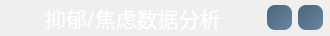
       <widget class="QFrame" name="frame_top_2">
        <property name="sizePolicy">
         <sizepolicy hsizetype="Preferred" vsizetype="Fixed">
          <horstretch>0</horstretch>
          <verstretch>0</verstretch>
         </sizepolicy>
        </property>
        <property name="minimumSize">
         <size>
          <width>0</width>
          <height>36</height>
         </size>
        </property>
        <property name="maximumSize">
         <size>
          <width>16777215</width>
          <height>36</height>
         </size>
        </property>
        <property name="sizeIncrement">
         <size>
          <width>0</width>
          <height>36</height>
         </size>
        </property>
        <property name="baseSize">
         <size>
          <width>0</width>
          <height>36</height>
         </size>
        </property>
        <property name="mouseTracking">
         <bool>false</bool>
        </property>
        <property name="frameShape">
         <enum>QFrame::NoFrame</enum>
        </property>
        <property name="frameShadow">
         <enum>QFrame::Plain</enum>
        </property>
        <layout class="QHBoxLayout" name="horizontalLayout_46">
         <property name="spacing">
          <number>6</number>
         </property>
         <property name="leftMargin">
          <number>30</number>
         </property>
         <property name="topMargin">
          <number>0</number>
         </property>
         <property name="rightMargin">
          <number>0</number>
         </property>
         <property name="bottomMargin">
          <number>0</number>
         </property>
         <item>
          <spacer name="horizontalSpacer_30">
           <property name="orientation">
            <enum>Qt::Horizontal</enum>
           </property>
           <property name="sizeType">
            <enum>QSizePolicy::Expanding</enum>
           </property>
           <property name="sizeHint" stdset="0">
            <size>
             <width>15</width>
             <height>20</height>
            </size>
           </property>
          </spacer>
         </item>
         <item>
          <widget class="QLabel" name="label_12">
           <property name="minimumSize">
            <size>
             <width>32</width>
             <height>36</height>
            </size>
           </property>
           <property name="maximumSize">
            <size>
             <width>300</width>
             <height>36</height>
            </size>
           </property>
           <property name="font">
            <font>
             <family>思源黑体 CN Bold</family>
             <pointsize>16</pointsize>
             <weight>9</weight>
             <italic>false</italic>
             <bold>false</bold>
            </font>
           </property>
           <property name="styleSheet">
            <string notr="true">color: rgb(255, 255, 255);
font: 75 16pt &quot;思源黑体 CN Bold&quot;;</string>
           </property>
           <property name="text">
            <string>抑郁/焦虑数据分析</string>
           </property>
           <property name="alignment">
            <set>Qt::AlignLeading|Qt::AlignLeft|Qt::AlignVCenter</set>
           </property>
          </widget>
         </item>
         <item>
          <spacer name="horizontalSpacer_31">
           <property name="orientation">
            <enum>Qt::Horizontal</enum>
           </property>
           <property name="sizeHint" stdset="0">
            <size>
             <width>40</width>
             <height>20</height>
            </size>
           </property>
          </spacer>
         </item>
         <item>
          <widget class="QPushButton" name="pbhide_6">
           <property name="minimumSize">
            <size>
             <width>25</width>
             <height>25</height>
            </size>
           </property>
           <property name="maximumSize">
            <size>
             <width>25</width>
             <height>25</height>
            </size>
           </property>
           <property name="mouseTracking">
            <bool>false</bool>
           </property>
           <property name="styleSheet">
            <string notr="true">QPushButton {
	background-color: qlineargradient(spread:pad, x1:0, y1:0, x2:0.988827, y2:0.982955, stop:0 rgba(75, 100, 120, 255), stop:1 rgba(104, 135, 163, 255));
	border-radius: 8px;  
}
QPushButton:hover {
   background: rgb(196,43,28);
}</string>
           </property>
           <property name="text">
            <string/>
           </property>
           <property name="icon">
            <iconset resource="../db_master.qrc">
             <normaloff>:/icon/res/最小化.png</normaloff>:/icon/res/最小化.png</iconset>
           </property>
           <property name="iconSize">
            <size>
             <width>20</width>
             <height>20</height>
            </size>
           </property>
          </widget>
         </item>
         <item>
          <widget class="QPushButton" name="pbClose_5">
           <property name="sizePolicy">
            <sizepolicy hsizetype="Fixed" vsizetype="Fixed">
             <horstretch>0</horstretch>
             <verstretch>0</verstretch>
            </sizepolicy>
           </property>
           <property name="minimumSize">
            <size>
             <width>25</width>
             <height>25</height>
            </size>
           </property>
           <property name="maximumSize">
            <size>
             <width>25</width>
             <height>25</height>
            </size>
           </property>
           <property name="mouseTracking">
            <bool>true</bool>
           </property>
           <property name="styleSheet">
            <string notr="true">QPushButton {
	background-color: qlineargradient(spread:pad, x1:0, y1:0, x2:0.988827, y2:0.982955, stop:0 rgba(75, 100, 120, 255), stop:1 rgba(104, 135, 163, 255));
	border-radius: 8px;  
}
QPushButton:hover {
   background: rgb(196,43,28);
}</string>
           </property>
           <property name="text">
            <string/>
           </property>
           <property name="icon">
            <iconset resource="../db_master.qrc">
             <normaloff>:/icon/res/关闭.png</normaloff>:/icon/res/关闭.png</iconset>
           </property>
           <property name="iconSize">
            <size>
             <width>20</width>
             <height>20</height>
            </size>
           </property>
           <property name="flat">
            <bool>false</bool>
           </property>
          </widget>
         </item>
         <item>
          <widget class="QLabel" name="label_25">
           <property name="minimumSize">
            <size>
             <width>1</width>
             <height>0</height>
            </size>
           </property>
           <property name="maximumSize">
            <size>
             <width>1</width>
             <height>16777215</height>
            </size>
           </property>
           <property name="mouseTracking">
            <bool>true</bool>
           </property>
           <property name="text">
            <string/>
           </property>
          </widget>
         </item>
        </layout>
       </widget>
